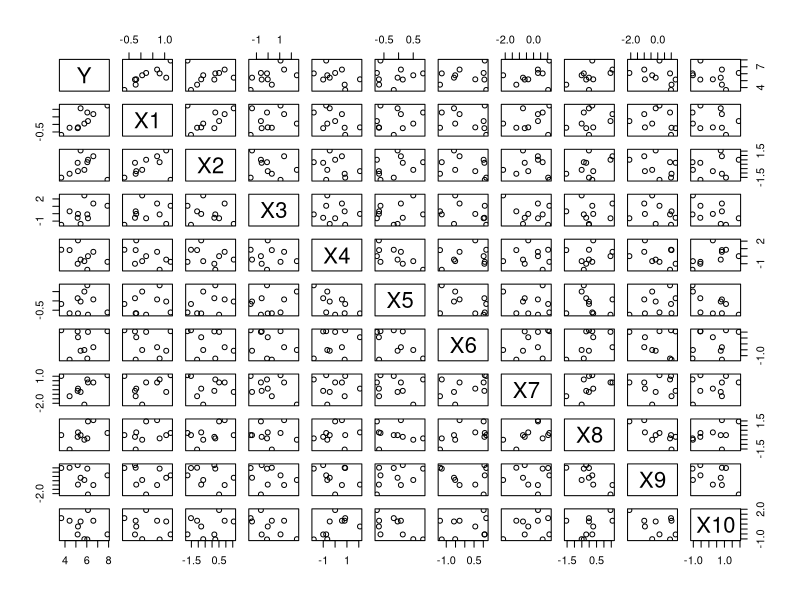
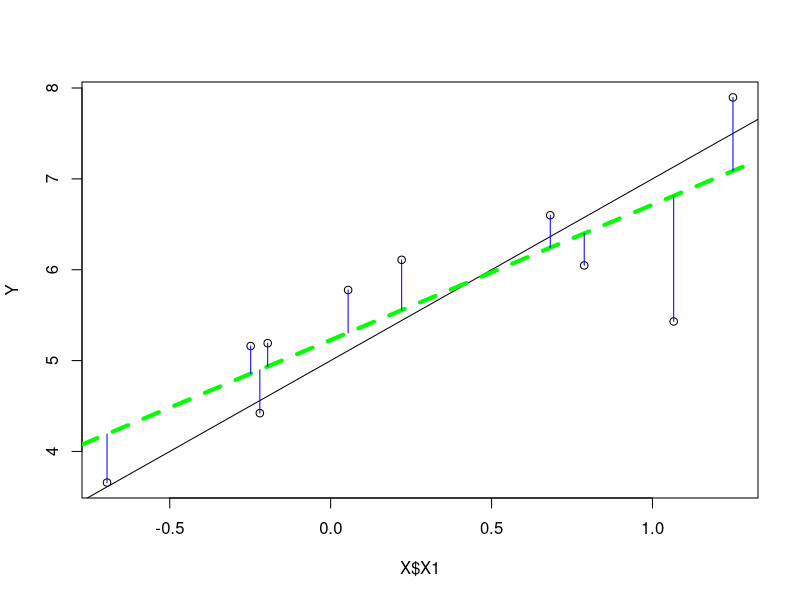
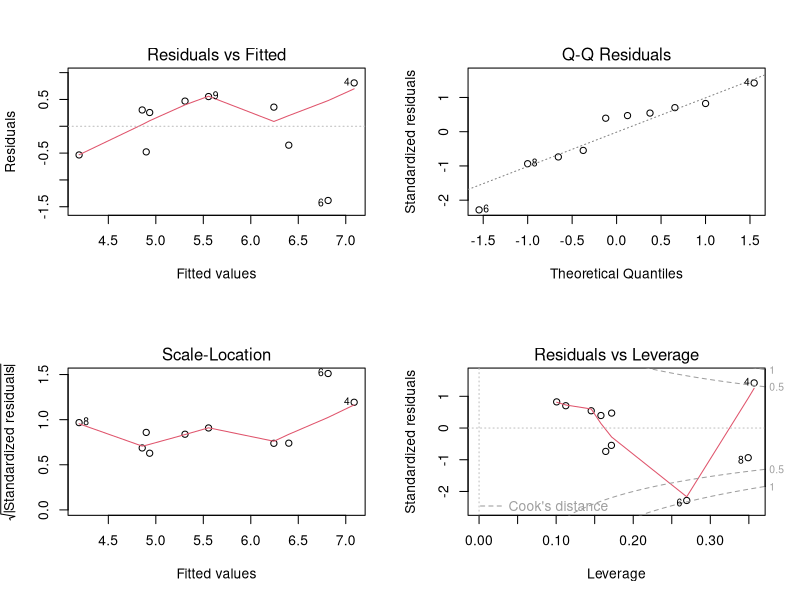
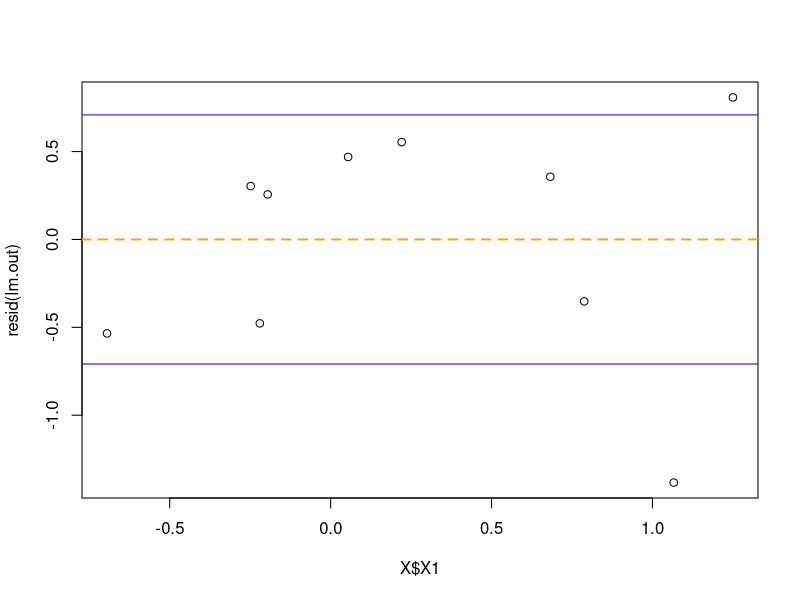

The R source for these figures, in order: (Note: this script raises an error after producing the figures.)
####    regression.R     ####################

require(mvtnorm)

K = 10 #  number of covariates
N = 10 #  Sample size
X = data.frame(rmvnorm(n=N, mean=rep(0,K)))   #  design matrix 
###  For now, the predictors are independent.
saveOpts = options(digits=3); X; options(saveOpts)

###  First generative model:  Y depends on X1 alone, linearly.  
beta0 = 5;  beta1 = 2
Y = beta0 + beta1 * X$X1 + rnorm(N)
simData = data.frame(Y, X)
plot(simData)
plot(X$X1, Y)
abline(beta0, beta1)  ### The "truth"

lm.out = lm(Y ~ X1, data=simData)
lm.out;   str(lm.out)
cbind(lm.out$coef, c(beta0, beta1)); coef(lm.out);  coefficients(lm.out)
abline(coef(lm.out), lty=2, col="green",  lwd=4)  ### The "fit"

with(lm.out, {
	for(i in 1:N)
		lines(rep(X$X1[i], 2), 
			c(fitted.values[i],   fitted.values[i] + residuals[i]),  col="blue")
	}
)
par(mfrow=c(2,2)); plot(lm.out, ask=FALSE)
par(mfrow=c(1,1));  plot(X$X1, resid(lm.out));  abline(h=0, lwd=2, lty=2, col="orange")
influence.measures(lm.out)

Q = sum(lm.out$residuals^2)   ## sum of squared residuals 

sigmaSqHat.biased =  Q/N
sigmaSqHat.unbiased =  Q/(N-2)
cat(
	"sigmaSqHat.biased = ",  sigmaSqHat.biased,
	"\nsigmaSqHat.unbiased = ", sigmaSqHat.unbiased,
	"\n"
)
abline(h=c(-1,1)*sqrt(sigmaSqHat.unbiased), col="blue")

######   Calculating lm.out$coef ourselves.
X = as.matrix(cbind(X0=rep(1,N), X))
X01 = X[ , 1:2]
myCoef = print(solve(t(X01) %*% X01) %*% t(X01) %*% Y)
lm.out$coef

##########    Now, "overspecified" model:  too many parameters!

lm.out.all = lm(data=simData, 
	Y ~ X1 + X2 + X3 + X4 + X5 + X6 + X7 + X8 + X9 + X10)
plot(X$X1, resid(lm.out.all));
  abline(h=0, lwd=2, lty=2, col="orange")
resid(lm.out.all)
lm.out.all
sum(lm.out.all$residuals^2)   ## sum of squared residuals 

######  Investigating intercepts
X = as.matrix(X) 
lm(Y ~ X);	
lm(Y ~ X[ , -1]); 
lm(Y ~ -1 + X)

plot(lm(Y ~ -1 + X[ , -c(1, 3:11)]))

######   Multiple regression

beta = c(beta0, beta1, 
		beta1, beta1, rep(0, ncol(X)-3))

Y = beta0 + as.matrix(X) %*% beta[-1] + rnorm(N)
YX = data.frame(Y,X)
lm.out = lm(data=YX, Y ~ .)
resid(lm.out)

step(lm(data=YX, Y ~ 1), scope=Y ~ X1+X2+X3+X4+X5+X6+X7+X8+X9)
lm(data=YX, Y ~ . - X10)


for(k in (1:10)) {
	cat( "=======", k, "=======\n")
	theFormula = as.formula("Y ~  " %&%
			paste("X", 1:k, sep="", collapse=" + "))
	print(theFormula)
	lm.out = lm(data=YX, theFormula)
#	print(lm.out$coef)
	print(summary(lm.out))
}

for(k in 1:10) {
	lm.out = lm(Y ~ X[ , 1:k])
	Q = sum(lm.out$residuals^2)   ## sum of squares 
	sigmaHat.biased =  Q/N
	sigmaHat.unbiased =  Q/(N - (k+1))
	cat("k = ", k,		"   sigmaHat.biased = ",  sigmaHat.biased,
							"   sigmaHat.unbiased = ", sigmaHat.unbiased,   "\n"	)
}

